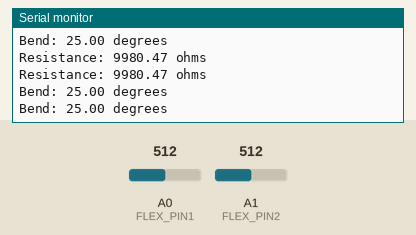
A sketch run on a simulated Arduino Uno, built with avr-gcc and run on an emulated ATmega328P. Parts: the last lines printed to the serial monitor. The test bench sets the inputs (shaded band); at power-on: A0 (FLEX_PIN1) = 512, A1 (FLEX_PIN2) = 512.

Above: at 1.8 s.
1.9 s: A0 (FLEX_PIN1) set to 0
At 2.8 s:
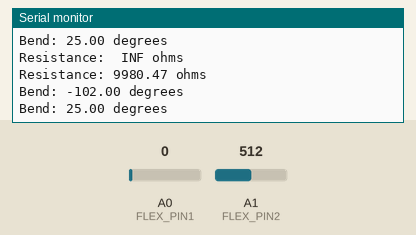
4.5 s: A1 (FLEX_PIN2) set to 716
At 5.8 s:
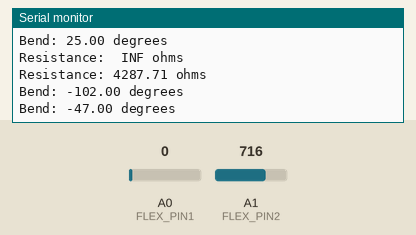
6.0 s: A0 (FLEX_PIN1) set to 122
At 7.0 s:
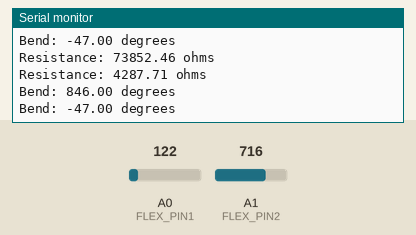
7.5 s: A1 (FLEX_PIN2) set to 900
At 8.9 s:
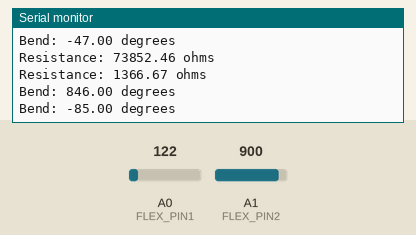
Timing chart, 0 to 10.0 s (numbered marks = the images above; inputs shaded):
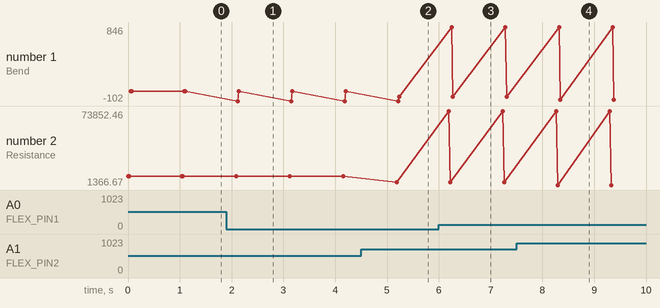

The sketch:

twoflex.ino
```cpp
/******************************************************************************
Flex_Sensor_Example.ino
Example sketch for SparkFun's flex sensors
  (https://www.sparkfun.com/products/10264)
Jim Lindblom @ SparkFun Electronics
April 28, 2016

Create a voltage divider circuit combining a flex sensor with a 47k resistor.
- The resistor should connect from A0 to GND.
- The flex sensor should connect from A0 to 3.3V
As the resistance of the flex sensor increases (meaning it's being bent), the
voltage at A0 should decrease.

Development environment specifics:
Arduino 1.6.7
******************************************************************************/
const int FLEX_PIN1 = A0; // Pin connected to voltage divider output
const int FLEX_PIN2 = A1;
// Measure the voltage at 5V and the actual resistance of your
// 47k resistor, and enter them below:
const float VCC = 4.98; // Measured voltage of Ardunio 5V line
const float R_DIV = 10000.0; // Measured resistance of 3.3k resistor

// Upload the code, then try to adjust these values to more
// accurately calculate bend degree.
const float STRAIGHT_RESISTANCE1 = 8000.0; // resistance when straight
const float BEND_RESISTANCE1 = 15000.0; // resistance at 90 deg
const float STRAIGHT_RESISTANCE2 = 8000.0; // resistance when straight
const float BEND_RESISTANCE2 = 15000.0; // resistance at 90 deg
void setup()
{
  Serial.begin(9600);
  pinMode(FLEX_PIN1, INPUT);
  pinMode(FLEX_PIN2,INPUT);
}

void loop()
{
  // Read the ADC, and calculate voltage and resistance from it
  int flexADC1 = analogRead(FLEX_PIN1);
  int flexADC2 = analogRead(FLEX_PIN2);
  float flexV1 = flexADC1 * VCC / 1023.0;
  float flexV2 = flexADC2 * VCC / 1023.0;

  float flexR1 = R_DIV * (VCC / flexV1 - 1.0);
   float flexR2 = R_DIV * (VCC / flexV2 - 1.0);
  Serial.println("Resistance: " + String(flexR1) + " ohms");
Serial.println("Resistance: " + String(flexR2) + " ohms");
  // Use the calculated resistance to estimate the sensor's
  // bend angle:
  float angle1 = map(flexR1, STRAIGHT_RESISTANCE1, BEND_RESISTANCE1,
                   0, 90.0);
  float angle2 = map(flexR2, STRAIGHT_RESISTANCE2, BEND_RESISTANCE2,
                   0, 90.0);
  Serial.println("Bend: " + String(angle1) + " degrees");
  Serial.println("Bend: " + String(angle2) + " degrees");
  Serial.println();

  delay(1000);
}
```

Measured:
- after the input at 1.9 s, the serial monitor: prints a new line after 0.17 s (image 1)
- after the input at 4.5 s, the serial monitor: prints a new line after 0.69 s (image 2)
- after the input at 6.0 s, the serial monitor: prints a new line after 0.20 s (image 3)
- after the input at 7.5 s, the serial monitor: prints a new line after 0.80 s (image 4)
- plotted number 1: 25 → -47 after the input at 4.5 s, -47 → -85 after the input at 7.5 s
- plotted number 2: 9980.47 → 4287.71 after the input at 4.5 s, 4287.71 → 1366.67 after the input at 7.5 s
